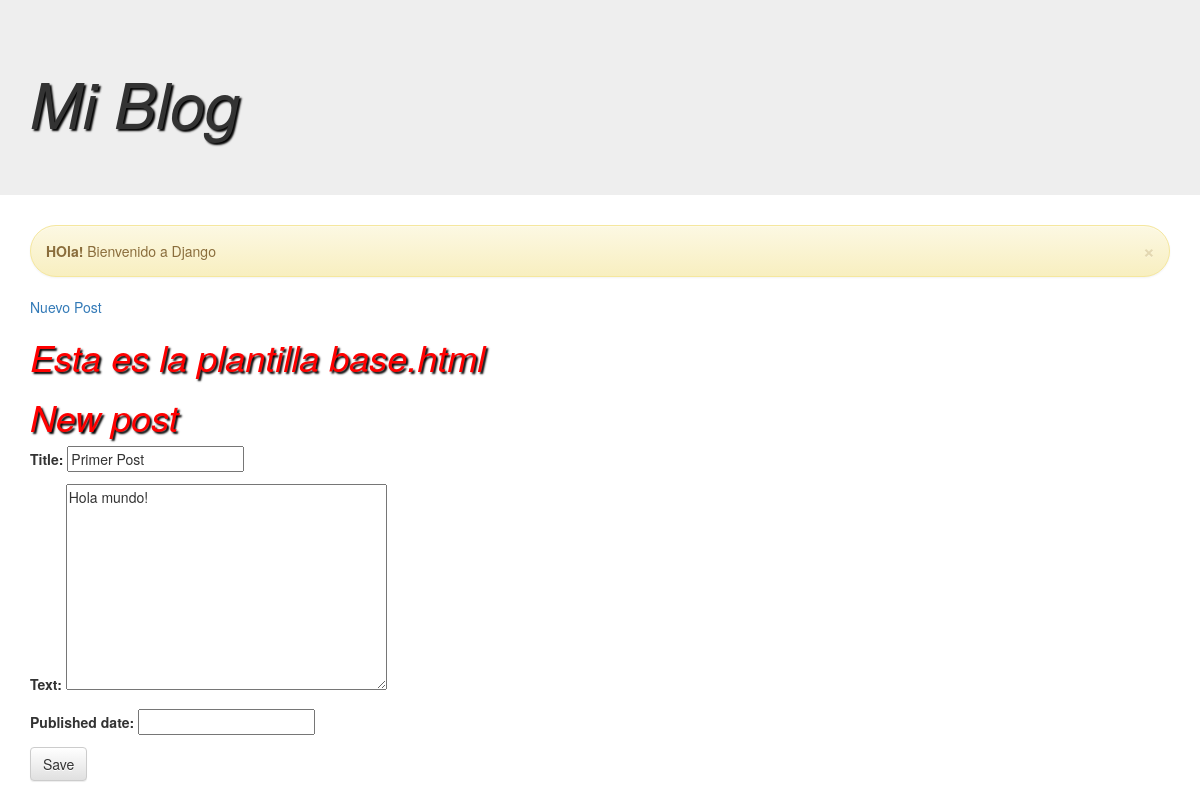
The page /post/1/edit on the database as committed earlier.
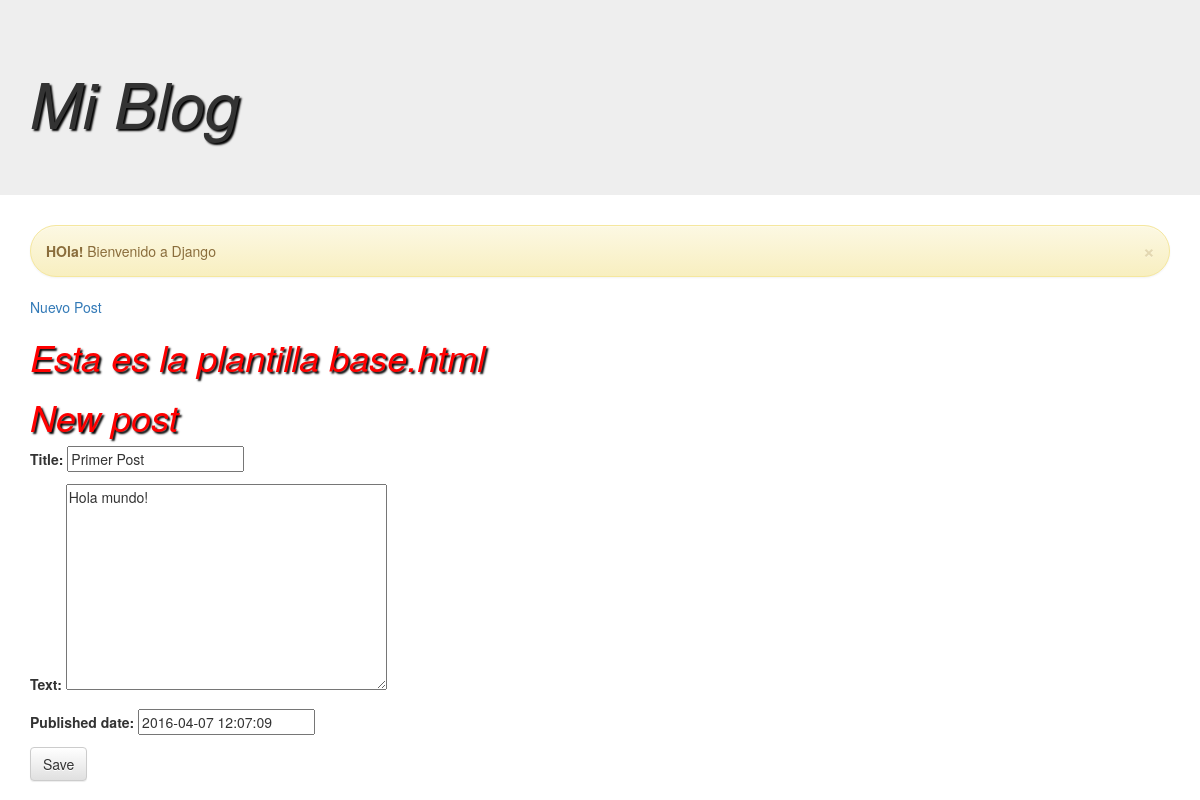
The same page on the database as committed later.
### blog/models.py (models this page shows, shortened)
class Post(models.Model):
    author = models.ForeignKey('auth.User')
    title = models.CharField(max_length=200)
    text = models.TextField()
    create_date = models.DateTimeField(
            default=timezone.now)
    published_date = models.DateTimeField(
            blank=True, null=True)

### blog/views.py (the view)
# urls.py: url(r'^post/(?P<pk>[0-9]+)/edit$', views.post_edit, name='post_edit'),
def post_edit(request, pk):
        post = get_object_or_404(Post, pk=pk)
        if request.method == "POST":
            form = PostForm(request.POST, instance=post)
            if form.is_valid():
                post = form.save(commit=False)
                post.author = request.user
                post.save()
                return redirect('blog.views.post_detail', pk=post.pk)
        else:
            form = PostForm(instance=post)
        return render(request, 'blog/post_edit.html', {'form': form})

### blog/forms.py
class PostForm(forms.ModelForm):
	class Meta:
		model = Post
		fields = ('title', 'text', 'published_date', )

### blog/templates/blog/post_edit.html
{% extends 'blog/base.html' %}
{% block content %}
<h1>New post</h1>
       <form method="POST" class="post-form">{% csrf_token %}
           {{ form.as_p }}
           <button type="submit" class="save btn btn-default">Save</button>
        </form>
{% endblock %}

Rows that differ between the two databases and show on the page:
changed Post "Primer Post": published_date (not shown) → "2016-04-07 12:07:09"
